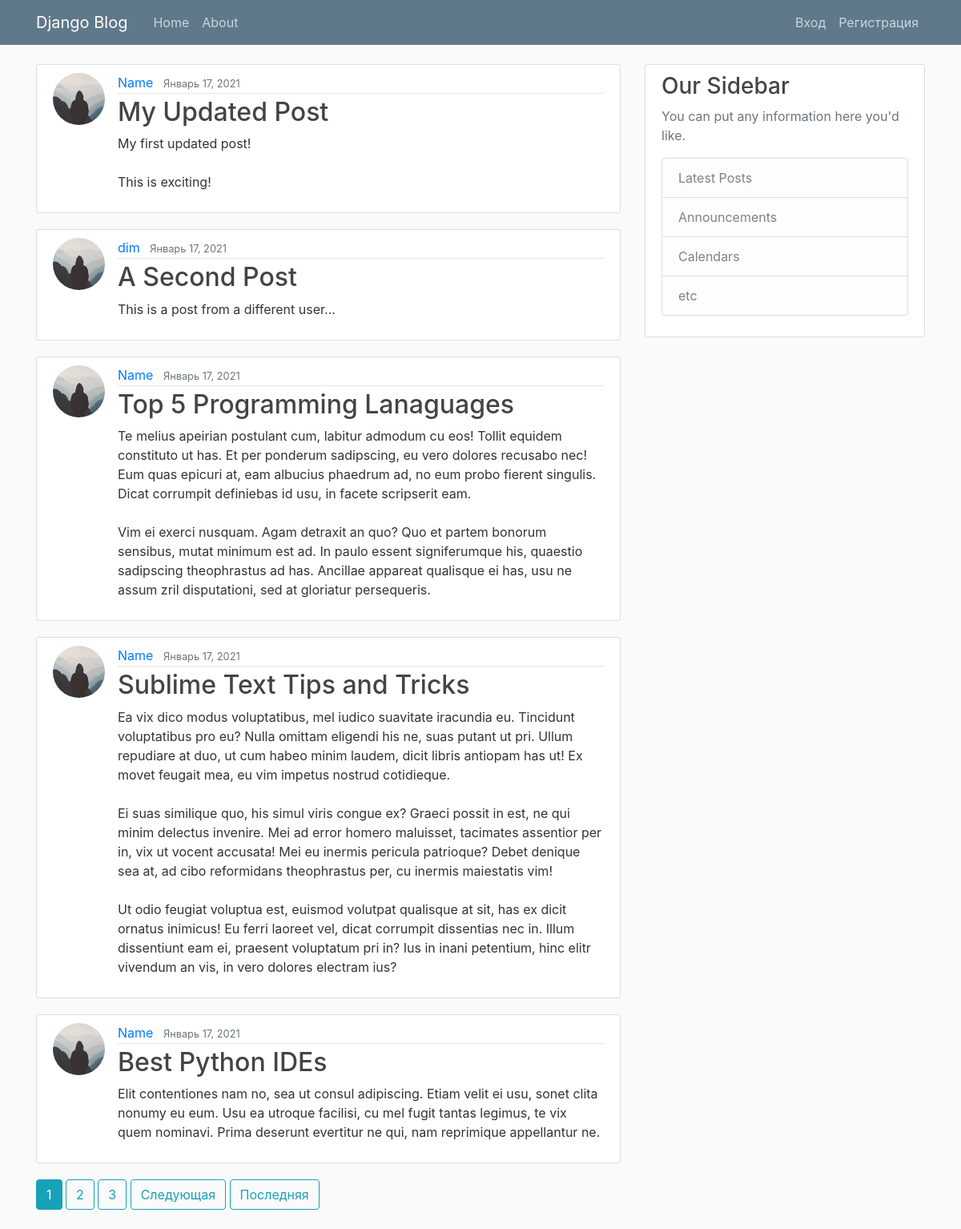
The page / on the database its author committed.
### blog/models.py (models this page shows, shortened)
class Post(models.Model):
    title = models.CharField(max_length=100, verbose_name='Заголовок')
    content = models.TextField(verbose_name='Содержание')
    date_posted = models.DateField(default=timezone.now)
    author = models.ForeignKey(User, on_delete=models.CASCADE)

### users/models.py (models this page shows, shortened)
class Profile(models.Model):
    user = models.OneToOneField(User, on_delete = models.CASCADE)
    image = models.ImageField(default = 'default.jpg', upload_to = 'profile_pics')

### blog/views.py (the view)
# urls.py: path('', PostListView.as_view(), name = 'blog-home'),
class PostListView(ListView):
    model = Post
    template_name = 'blog/home.html'  # <app>/<model>_<viewtype>.html
    context_object_name = 'posts'
    ordering = ['-date_posted'] # Упорядочивание постов по дате обнавления
    paginate_by = 5 # 5 сообщений на странице

### blog/templates/blog/home.html (shortened to what this page needs)
{% extends "blog/base.html" %}
{% block content %}
    {% for post in posts %}
        <article class="media content-section">
            <img class="rounded-circle article-img" src="{{ post.author.profile.image.url }}">
            <div class="media-body">
            <div class="article-metadata">
                <a class="mr-2" href="#">{{ post.author }}</a>
                <small class="text-muted">{{ post.date_posted|date:"F d, Y" }}</small>
            </div>
            <h2><a class="article-title" href="{% url 'post-detail' post.id %}">{{ post.title }}</a></h2>
            <p class="article-content">{{ post.content }}</p>
            </div>
        </article>
    {% endfor %}
    {% if is_paginated %}
      {% for num in page_obj.paginator.page_range %}
        {% if page_obj.number == num %}
          <a class="btn btn-info mb-4" href="?page={{ num }}">{{ num }}</a>
        {% elif num > page_obj.number|add:'-3' and num < page_obj.number|add:'3' %}
          <a class="btn btn-outline-info mb-4" href="?page={{ num }}">{{ num }}</a>
        {% endif %}
      {% endfor %}
      {% if page_obj.has_next %}
        <a class="btn btn-outline-info mb-4" href="?page={{ page_obj.next_page_number }}">Следующая</a>
        <a class="btn btn-outline-info mb-4" href="?page={{ page_obj.paginator.num_pages }}">Последняя</a>
      {% endif %}
    {% endif %}
{% endblock content %}

### blog/static/blog/main.css (style rules this page uses)
body { background: #fafafa; color: #333333; margin-top: 5rem; }
h1, h2, h3, h4, h5, h6 { color: #444444; }
.content-section { background: #ffffff; padding: 10px 20px; border: 1px solid #dddddd; border-radius: 3px; margin-bottom: 20px; }
.article-title { color: #444444; }
.article-content { white-space: pre-line; }
.article-img { height: 65px; width: 65px; margin-right: 16px; }
.article-metadata { padding-bottom: 1px; margin-bottom: 4px; border-bottom: 1px solid #e3e3e3 }

### rows shown on the page
Post: author.profile.image (placeholder picture), author "Name", date_posted "Январь 17, 2021", title "My Updated Post", content "My first updated post! This is exciting!"
Post: author.profile.image (placeholder picture), author "dim", date_posted "Январь 17, 2021", title "A Second Post", content "This is a post from a different user..."
Post: author.profile.image (placeholder picture), author "Name", date_posted "Январь 17, 2021", title "Top 5 Programming Lanaguages", content "Te melius apeirian postulant cum, labitur admodum cu eos! Tollit equidem constituto ut has. Et per ponderum sadipscing, eu vero dolores recusabo nec! Eum quas epicuri at, eam albucius phaedrum ad, no eum probo fierent singulis. Dicat corrumpit definiebas id usu, in facete scripserit eam. Vim ei exerci nusquam. Agam detraxit an quo? Quo et partem bonorum sensibus, mutat minimum est ad. In paulo essent signiferumque his, quaestio sadipscing theophrastus ad has. Ancillae appareat qualisque ei has, usu ne assum zril disputationi, sed at gloriatur persequeris."
Post: author.profile.image (placeholder picture), author "Name", date_posted "Январь 17, 2021", title "Sublime Text Tips and Tricks", content "Ea vix dico modus voluptatibus, mel iudico suavitate iracundia eu. Tincidunt voluptatibus pro eu? Nulla omittam eligendi his ne, suas putant ut pri. Ullum repudiare at duo, ut cum habeo minim laudem, dicit libris antiopam has ut! Ex movet feugait mea, eu vim impetus nostrud cotidieque. Ei suas similique quo, his simul viris congue ex? Graeci possit in est, ne qui minim delectus invenire. Mei ad error homero maluisset, tacimates assentior per in, vix ut vocent accusata! Mei eu inermis pericula patrioque? Debet denique sea at, ad cibo reformidans theophrastus per, cu inermis maiestatis vim! Ut odio feugiat voluptua est, euismod volutpat qualisque at sit, has ex dicit ornatus inimicus! Eu…"
Post: author.profile.image (placeholder picture), author "Name", date_posted "Январь 17, 2021", title "Best Python IDEs", content "Elit contentiones nam no, sea ut consul adipiscing. Etiam velit ei usu, sonet clita nonumy eu eum. Usu ea utroque facilisi, cu mel fugit tantas legimus, te vix quem nominavi. Prima deserunt evertitur ne qui, nam reprimique appellantur ne."

### other values the page prints
{{ num }} "1"
{{ num }} "2" "3"
